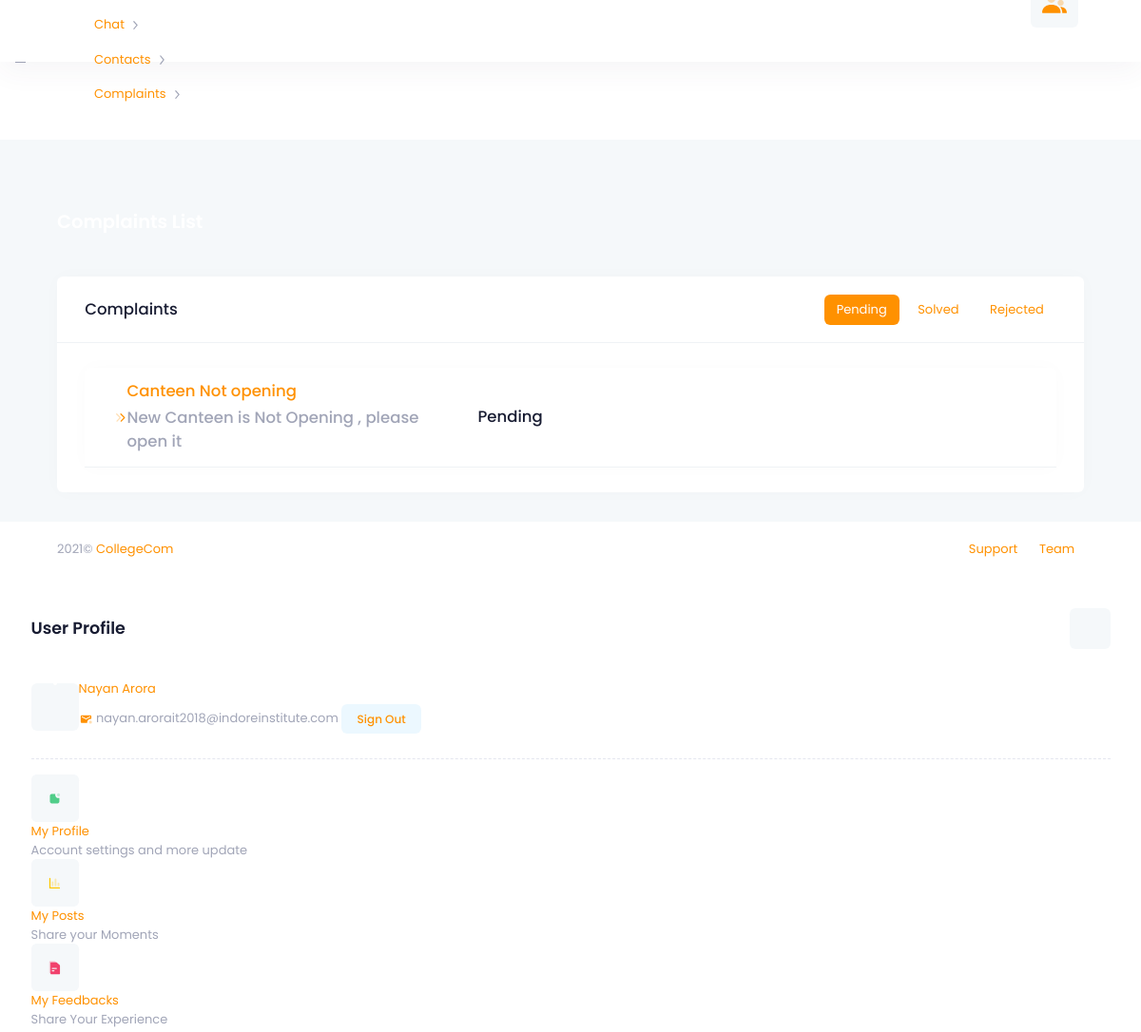
/complaints (signed in, upper part), run on an earlier commit of the app's database.
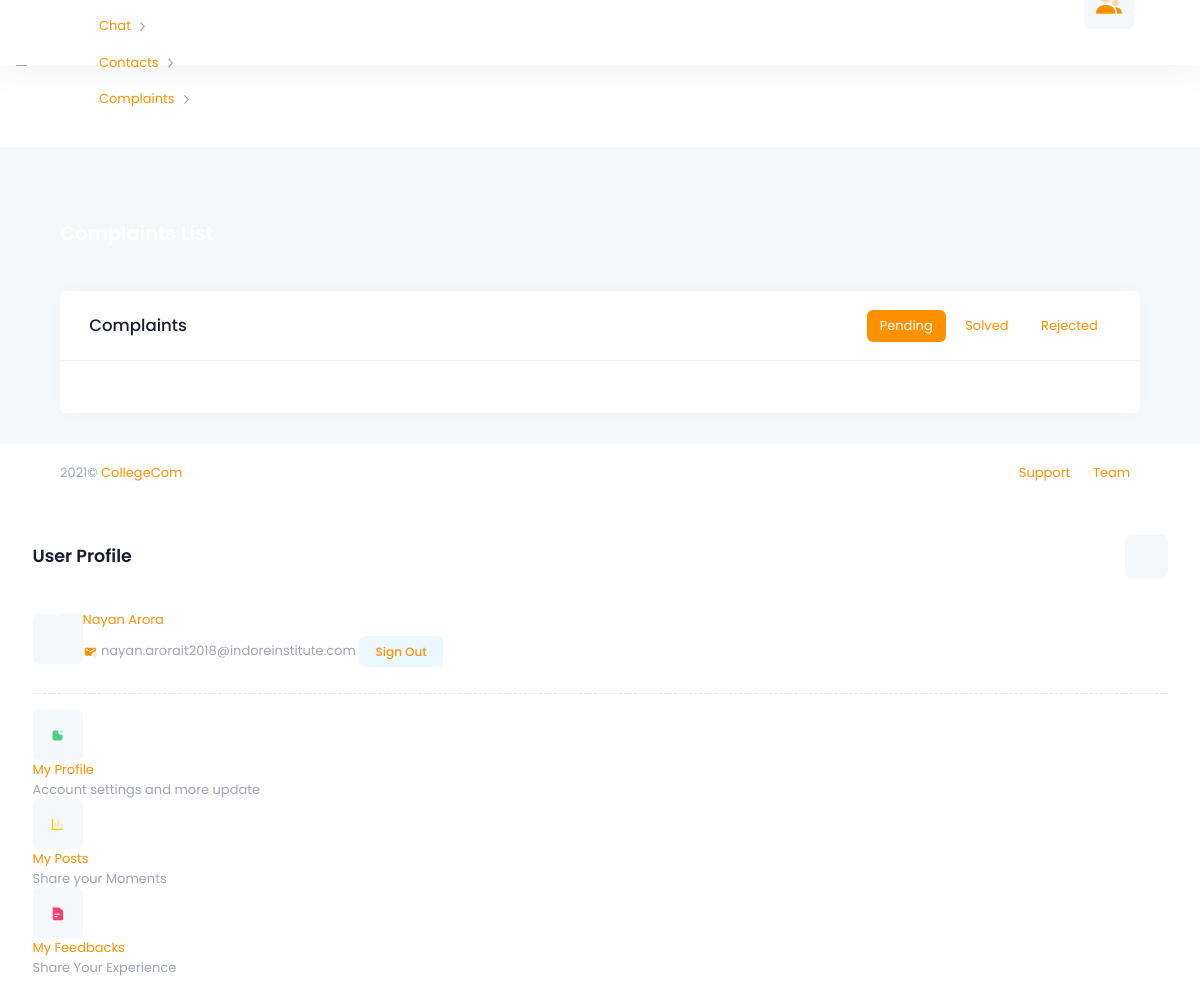
And on a later commit of the database.
### feedback/models.py (models this page shows)
class Complaint(models.Model):
    name=models.CharField(max_length=50)
    title=models.CharField(max_length=100)
    postedby=models.CharField(max_length=50)
    userenroll=models.CharField(max_length=50)
    useremail=models.CharField(max_length=80)
    issuecat=models.CharField(max_length=20)
    issuedesc=models.TextField()
    status=models.IntegerField(default=0,blank=True)

### accounts/models.py (models this page shows, shortened)
class extUser(models.Model):
    user = models.OneToOneField(User,related_name='exuser',on_delete=models.CASCADE)
    city = models.CharField(max_length=255,blank=True,null=True)
    enroll = models.CharField(max_length=255,blank=True,null=True)
    sem = models.CharField(max_length=50,default="First",blank=True)
    branch = models.CharField(max_length=50,blank=True)
    gender = models.CharField(max_length=255,blank=True,null=True)
    linkedin=models.CharField(max_length=100,blank=True)
    cemail=models.CharField(max_length=60,blank=True)
    role=models.CharField(max_length=100,choices=ROLES,default='Student')
    department=models.CharField(max_length=100,default="IIST",blank=True)
    institution = models.CharField(max_length=255,blank=True,null=True)
    vbadge = models.BooleanField(default=False)
    profileimg=models.ImageField(upload_to='profile_images/',default="profile_images/user.png")

### feedback/views.py (the view)
# urls.py: path('complaints',views.complaints,name="complaints"),
@login_required(login_url='login')
def complaints(request):
    global rolelist
    if request.user.exuser.role in rolelist:
        euser=extUser.objects.get(user__id=request.user.id)
        pcomplaints = Complaint.objects.filter(status=0)
        scomplaints = Complaint.objects.filter(status=1)
        rcomplaints = Complaint.objects.filter(status=2)
        params = {'pcomplaints':pcomplaints,'scomplaints':scomplaints,'rcomplaints':rcomplaints,'euser':euser}
        return render(request,'feedback/complaint-list.html',params)
    else:
        return redirect('/error-404')

### templates/feedback/complaint-list.html (shortened to what this page needs)
{% extends 'base.html' %}
{% block begincontent %}
							<div class="card card-custom">
 <div class="card-header">
  <div class="card-title">
   <h3 class="card-label">Complaints</h3>
  </div>
  <div class="card-toolbar">
   <ul class="nav nav-bold nav-pills">
    <li class="nav-item">
     <a class="nav-link active" data-toggle="tab" href="#pending_complaints">Pending</a>
    </li>
    <li class="nav-item">
     <a class="nav-link" data-toggle="tab" href="#solved_complaints">Solved</a>
    </li>
	 <li class="nav-item">
     <a class="nav-link" data-toggle="tab" href="#rejected_complaints">Rejected</a>
    </li>
   </ul>
  </div>
 </div>
 <div class="card-body">
  <div class="tab-content">
   <div class="tab-pane fade show active" id="pending_complaints" role="tabpanel" aria-labelledby="kt_tab_pane_7_1">
    <div class="accordion accordion-light accordion-light-borderless accordion-svg-toggle" id="accordionExample7">
								{% for c in pcomplaints %}
								<div class="card">
								<div class="card-header" id="headingOne7">
								<div class="card-title collapsed" data-toggle="collapse" data-target="#cm{{c.id}}">
									<span class="svg-icon svg-icon-primary">
									</span>
									<div class="card-label pl-4">
										<div class="d-flex flex-wrap align-items-center justify-content-between w-100">
											<div class="d-flex flex-column align-items-cente py-2 w-75">
												<a class="text-dark-75 font-weight-bold text-hover-primary font-size-lg mb-1">{{c.title}}</a>
												<span class="text-muted font-weight-bold">{{c.issuedesc}}</span>
											</div>
												<span class="label label-lg label-light-warning label-inline font-weight-bold py-4" id="pstatus-{{c.id}}">Pending</span>
										</div>
									</div>
								</div>
								</div>
								</div>
								{% endfor %}
				</div>
   </div>
  </div>
 </div>
						</div>
{% endblock begincontent %}

### templates/base.html (shortened to what this page needs)
<html lang="en"><head><base href="../../../../">
		<link href="/static/plugins/global/plugins.bundle.css" rel="stylesheet" type="text/css">
		<link href="/static/plugins/custom/prismjs/prismjs.bundle.css" rel="stylesheet" type="text/css">
		<link href="/static/css/style.bundle.css" rel="stylesheet" type="text/css">
</head>
	<body id="kt_body" style="background-image: url(/static/media/bg/bg-11.jpg)" class="quick-panel-right demo-panel-right offcanvas-right header-fixed subheader-enabled">
		<div id="kt_header_mobile" class="header-mobile">
			<a href="/">
			</a>
			<div class="d-flex align-items-center">
				<button class="btn btn-icon btn-hover-transparent-white p-0 ml-3" id="kt_header_mobile_topbar_toggle">
					<span class="svg-icon svg-icon-xl">
					</span>
				</button>
			</div>
		</div>
		<div class="d-flex flex-column flex-root">
			<div class="d-flex flex-row flex-column-fluid page">
				<div class="d-flex flex-column flex-row-fluid wrapper" id="kt_wrapper">
					<div id="kt_header" class="header header-fixed">
						<div class="container d-flex align-items-stretch justify-content-between">
							<div class="d-flex align-items-stretch mr-3">
								<div class="header-menu-wrapper header-menu-wrapper-left" id="kt_header_menu_wrapper">
									<div id="kt_header_menu" class="header-menu header-menu-left header-menu-mobile header-menu-layout-default">
										<ul class="menu-nav">
											<li class="menu-item menu-item-rel">
												<a href="/shop" class="menu-link">
												</a>
											</li>
											<li class="menu-item menu-item-rel">
												<a href="/chat" class="menu-link">
													<span class="menu-text">Chat</span>
													<i class="menu-arrow"></i>
												</a>
											</li>
											<li class="menu-item menu-item-rel">
												<a href="/contacts" class="menu-link">
													<span class="menu-text">Contacts</span>
													<i class="menu-arrow"></i>
												</a>
											</li>
											{% if request.user.exuser.role == "HOD" or request.user.exuser.role == "Moderator" or request.user.exuser.role == "Principal" or request.user.exuser.role == "D.G." %}
											<li class="menu-item menu-item-rel">
												<a href="/complaints" class="menu-link">
													<span class="menu-text">Complaints</span>
													<i class="menu-arrow"></i>
												</a>
											</li>
											{% endif %}
										</ul>
									</div>
								</div>
							</div>
							<div class="topbar">
							<div class="topbar-item">
								<div class="btn btn-icon btn-hover-transparent-white d-flex align-items-center btn-lg px-md-2 w-md-auto" id="kt_quick_user_toggle">
									<span class="text-white opacity-70 font-weight-bold font-size-base d-none d-md-inline mr-1">Hi,</span>
									<span class="text-white opacity-90 font-weight-bolder font-size-base d-none d-md-inline mr-4">{{request.user.first_name}}</span>
									<span class="symbol symbol-35">
										<span class="symbol-label text-white font-size-h5 font-weight-bold bg-white-o-30">
											<span class="svg-icon svg-icon-primary svg-icon-2x">
											</span>
										</span>
									</span>
								</div>
							</div>
							</div>
						</div>
					</div>
					<div class="content d-flex flex-column flex-column-fluid" id="kt_content">
						<div class="subheader py-2 py-lg-12 subheader-transparent" id="kt_subheader">
							<div class="container d-flex align-items-center justify-content-between flex-wrap flex-sm-nowrap">
								<div class="d-flex align-items-center flex-wrap mr-1">
									<div class="d-flex flex-column">
										<h2 class="text-white font-weight-bold my-2 mr-5">{% block pagetitle %}{% endblock pagetitle %}</h2>
									</div>
								</div>
							</div>
						</div>
						<div class="d-flex flex-column-fluid">
							<div class="container">
								{% block begincontent %}
								{% endblock begincontent %}
							</div>
						</div>
					</div>
					<div class="footer bg-white py-4 d-flex flex-lg-column" id="kt_footer">
						<div class="container d-flex flex-column flex-md-row align-items-center justify-content-between">
							<div class="text-dark order-2 order-md-1">
								<span class="text-muted font-weight-bold mr-2">2021©</span>
								<a href="/" target="_blank" class="text-dark-75 text-hover-primary">CollegeCom</a>
							</div>
							<div class="nav nav-dark order-1 order-md-2">
								<a href="mailto:support@collegecom.codes" target="_blank" class="nav-link pr-3 pl-0">Support</a>
								<a href="https://codeyaan.com" target="_blank" class="nav-link px-3">Team</a>
							</div>
						</div>
					</div>
				</div>
			</div>
		</div>
		<div id="kt_quick_user" class="offcanvas offcanvas-right p-10">
			<div class="offcanvas-header d-flex align-items-center justify-content-between pb-5" style="" kt-hidden-height="40">
				<h3 class="font-weight-bold m-0">User Profile</h3>
				<a href="#" class="btn btn-xs btn-icon btn-light btn-hover-primary" id="kt_quick_user_close">
					<i class="ki ki-close icon-xs text-muted"></i>
				</a>
			</div>
			<div class="offcanvas-content pr-5 mr-n5 scroll" style="height: 694px; overflow: auto;">
				<div class="d-flex align-items-center mt-5">
					<div class="symbol symbol-100 mr-5">
						<div class="symbol-label" style="background-image:url('/media/{{request.user.exuser.profileimg}}"></div>
						<i class="symbol-badge bg-success"></i>
					</div>
					<div class="d-flex flex-column">
						<a href="/profile" class="font-weight-bold font-size-h5 text-dark-75 text-hover-primary">{{request.user.first_name}} {{request.user.last_name}} </a>
						<div class="navi mt-2">
							<a href="mailto:{{euser.enroll}}" class="navi-item">
								<span class="navi-link p-0 pb-2">
									<span class="navi-icon mr-1">
										<span class="svg-icon svg-icon-lg svg-icon-primary">
										</span>
									</span>
									<span class="navi-text text-muted text-hover-primary">{{request.user.email}}</span>
								</span>
							</a>
							<a href="/logout" class="btn btn-sm btn-light-primary font-weight-bolder py-2 px-5">Sign Out</a>
						</div>
					</div>
				</div>
				<div class="separator separator-dashed mt-8 mb-5"></div>
				<div class="navi navi-spacer-x-0 p-0">
					<a href="/profile" class="navi-item">
						<div class="navi-link">
							<div class="symbol symbol-40 bg-light mr-3">
								<div class="symbol-label">
									<span class="svg-icon svg-icon-md svg-icon-success">
									</span>
								</div>
							</div>
							<div class="navi-text">
								<div class="font-weight-bold">My Profile</div>
								<div class="text-muted">Account settings and more
								<span class="label label-light-danger label-inline font-weight-bold">update</span></div>
							</div>
						</div>
					</a>
					<a href="/profile" class="navi-item">
						<div class="navi-link">
							<div class="symbol symbol-40 bg-light mr-3">
								<div class="symbol-label">
									<span class="svg-icon svg-icon-md svg-icon-warning">
									</span>
								</div>
							</div>
							<div class="navi-text">
								<div class="font-weight-bold">My Posts</div>
								<div class="text-muted">Share your Moments</div>
							</div>
						</div>
					</a>
					<a href="/profile" class="navi-item">
						<div class="navi-link">
							<div class="symbol symbol-40 bg-light mr-3">
								<div class="symbol-label">
									<span class="svg-icon svg-icon-md svg-icon-danger">
									</span>
								</div>
							</div>
							<div class="navi-text">
								<div class="font-weight-bold">My Feedbacks</div>
								<div class="text-muted">Share Your Experience</div>
							</div>
						</div>
					</a>
				</div>
			</div>
		</div>
</body></html>

What changed in the data, as far as the page shows it:
no longer on this page (row edited): Complaint: title "Canteen Not opening", issuedesc "New Canteen is Not Opening , please open it"
